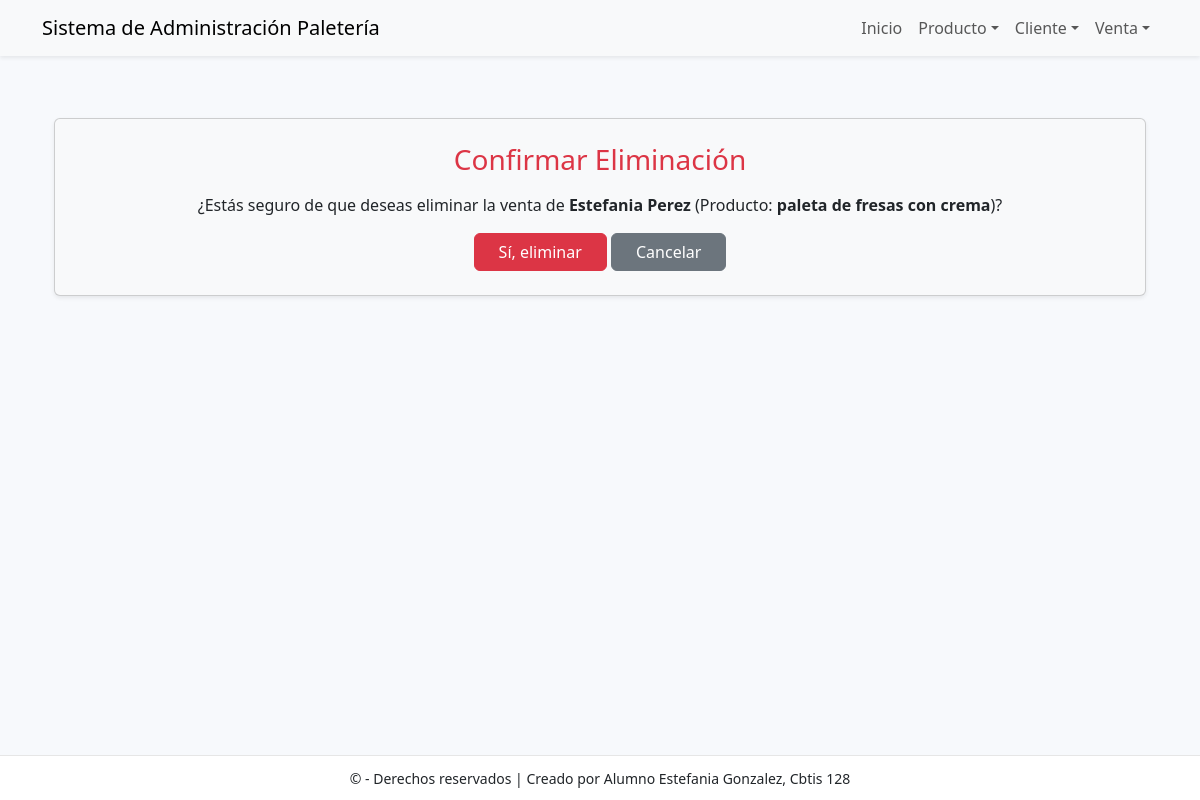
/venta/borrar/2/, run on the app's committed database.
### app_Paleteria/models.py (models this page shows, shortened)
class Venta(models.Model):
    id_venta = models.AutoField(primary_key=True)
    fecha_venta = models.DateField(auto_now_add=True)
    cantidad = models.IntegerField()
    total = models.DecimalField(max_digits=10, decimal_places=2)
    metodo_pago = models.CharField(max_length=50)
    estado = models.CharField(max_length=50, blank=True)
    observaciones = models.CharField(max_length=200, blank=True)
    id_cliente = models.OneToOneField(Cliente, on_delete=models.CASCADE, db_column='id_cliente')
    id_producto = models.ForeignKey(Producto, on_delete=models.CASCADE, db_column='id_producto')

class Cliente(models.Model):
    id_cliente = models.AutoField(primary_key=True)
    nombre = models.CharField(max_length=100, unique=True)
    apellido = models.CharField(max_length=100, unique=True)
    telefono = models.CharField(max_length=50, unique=True)
    email = models.CharField(max_length=100, unique=True)
    direccion = models.CharField(max_length=100, unique=True)
    fecha_registro = models.DateField(auto_now_add=True)
    ciudad = models.CharField(max_length=100, blank=True)

class Producto(models.Model):
    id_producto = models.AutoField(primary_key=True)
    nombre = models.CharField(max_length=100, unique=True)
    sabor = models.CharField(max_length=100, unique=True)
    precio = models.DecimalField(max_digits=10, decimal_places=2)
    stock = models.IntegerField()
    tipo = models.CharField(max_length=100)
    fecha_elaboracion = models.DateField()
    descripcion = models.CharField(max_length=200, blank=True)

### app_Paleteria/views.py (the view)
# urls.py: path('venta/borrar/<int:id>/', views.borrar_venta, name='borrar_venta'),
def borrar_venta(request, id):
    venta = get_object_or_404(Venta, id_venta=id)
    if request.method == 'POST':
        venta.delete()
        return redirect('ver_venta')
    return render(request, 'venta/borrar_venta.html', {'venta': venta})

### app_Paleteria/templates/venta/borrar_venta.html (shortened to what this page needs)
{% extends 'base.html' %}
{% block content %}
<div class="container mt-5 text-center">
  <div class="card shadow-sm p-4 bg-light rounded">
    <h3 class="mb-3 text-danger">Confirmar Eliminación</h3>
    <p>¿Estás seguro de que deseas eliminar la venta de
      <strong>{{ venta.id_cliente.nombre }} {{ venta.id_cliente.apellido }}</strong>
      (Producto: <strong>{{ venta.id_producto.nombre }}</strong>)?</p>
    <form method="POST">
      <button type="submit" class="btn btn-danger px-4">Sí, eliminar</button>
      <a href="{% url 'ver_venta' %}" class="btn btn-secondary px-4">Cancelar</a>
    </form>
  </div>
</div>
{% endblock %}

### app_Paleteria/templates/base.html (style rules this page uses)
body { padding-top: 70px; padding-bottom: 70px; background:#f7f9fc; }

### data on the page
Venta: id_cliente.nombre "Estefania", id_cliente.apellido "Perez", id_producto.nombre "paleta de fresas con crema"
